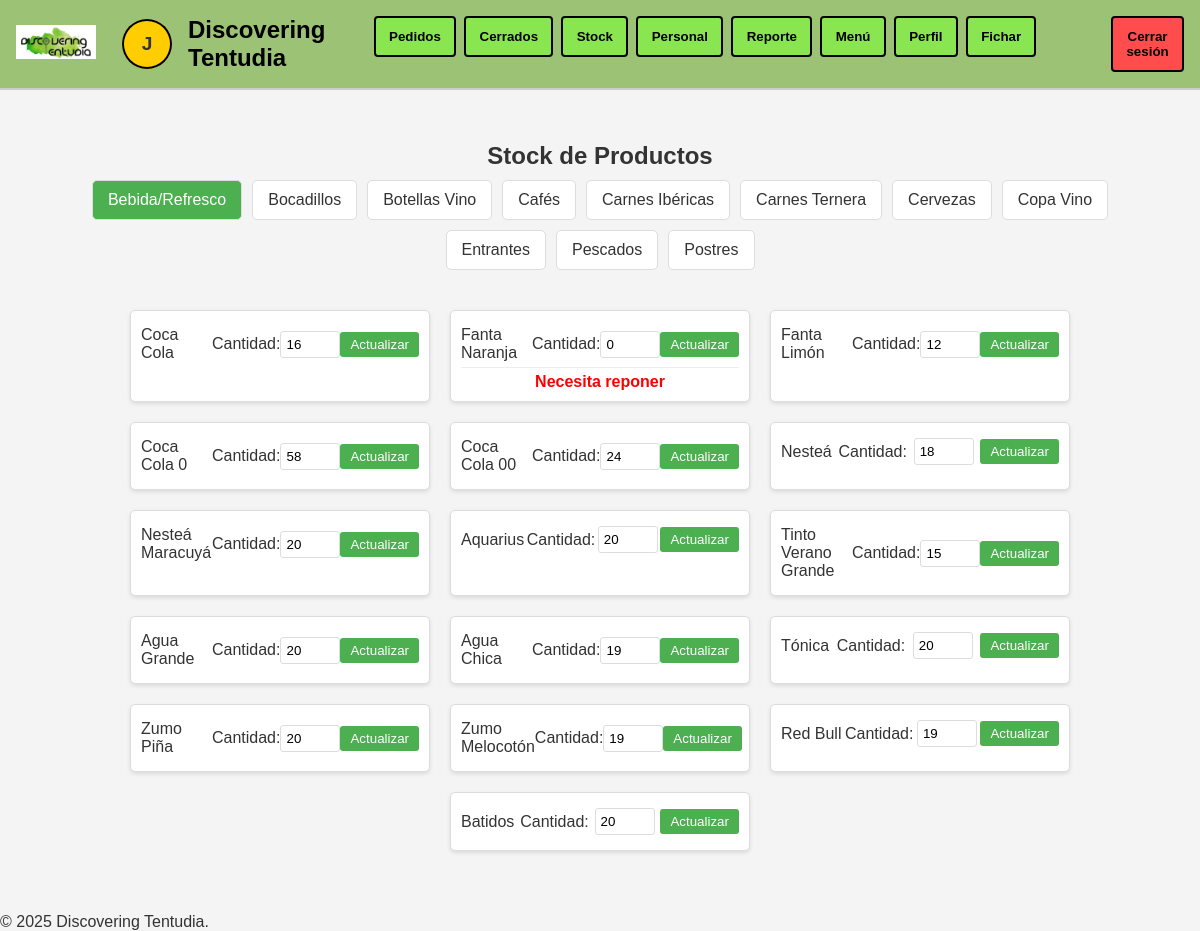
Before: /stock/?categoria=Bebida/Refresco (signed in) with the older database file.
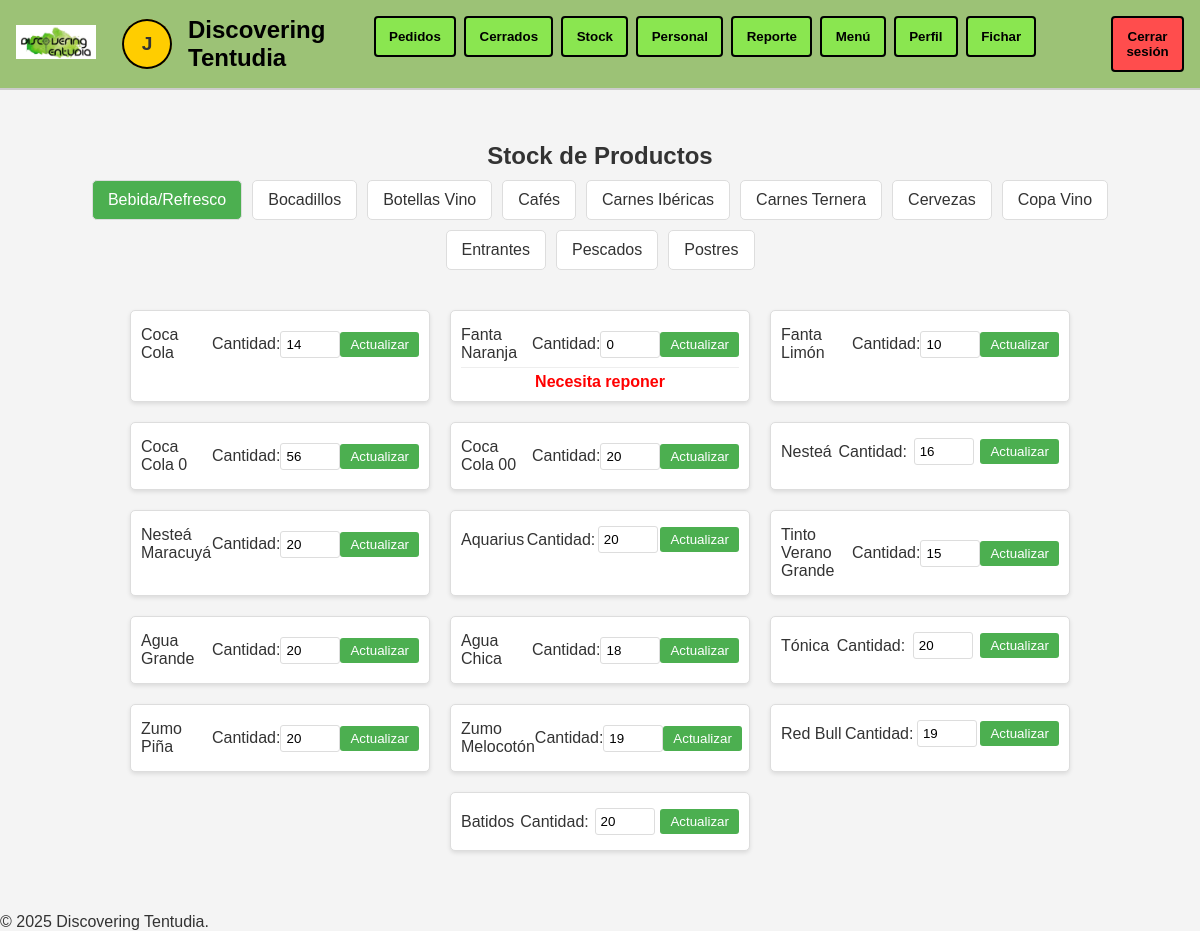
After: the same page with the newer database file.
### tapAppGestion/models.py (models this page shows, shortened)
class Producto(models.Model):
    CATEGORIAS = (
        ('Cervezas', 'Cervezas'),
        ('Bebida/Refresco', 'Bebida/Refresco'),
        ('Copa Vino', 'Copa Vino'),
        ('Botellas Vino', 'Botellas Vino'),
        ('Fuera de Carta', 'Fuera de Carta'),
        ('Pan', 'Pan'),
        ('Tapas o ½ Ración', 'Tapas o ½ Ración'),
        ('Entrantes', 'Entrantes'),
        ('Pescados', 'Pescados'),
        ('Carnes Ibéricas', 'Carnes Ibéricas'),
        ('Carnes Ternera', 'Carnes Ternera'),
        ('Bocadillos', 'Bocadillos'),
        ('Postres', 'Postres'),
        ('Cafés', 'Cafés'),
        ('Bebidas Alcohólicas', 'Bebidas Alcohólicas'),
        ('Desayunos', 'Desayunos'),
        ('Oferta del día', 'Oferta del día'),
    )
    nombre = models.CharField(max_length=100)
    categoria = models.CharField(max_length=50, choices=CATEGORIAS)
    precio = models.DecimalField(max_digits=6, decimal_places=2)
    imagen = models.ImageField(upload_to='productos/', blank=True, null=True)
    cantidad = models.PositiveIntegerField(default=0)  # Campo para la cantidad en el almacén
    es_barril = models.BooleanField(default=False)
    litros_disponibles = models.DecimalField(max_digits=6, decimal_places=2, null=True, blank=True)
    kilos_disponibles = models.DecimalField(max_digits=6, decimal_places=2, null=True, blank=True)

### tapAppGestion/views.py (the view, shortened to what this page needs)
# urls.py: path('stock/', views.stock, name='stock'),  # Nueva URL para la vista stock
@login_required
@user_passes_test(admin_required)
def stock(request):
    categoria_seleccionada = request.GET.get('categoria', None)
    barril_grupo_1 = ["Cerveza Con", "Tubo Con", "Cortada", "Cañón"]
    barril_grupo_2 = ["Cerveza Sin", "Tubo Sin"]
    BOCADILLOS_GRUPO = ["Serranito", "Montado de Lomo"]
    productos = Producto.objects.exclude(categoria__in=['Pan']).order_by('categoria')
    productos_por_categoria = {}
    for producto in productos:
        if producto.categoria not in productos_por_categoria:
            productos_por_categoria[producto.categoria] = []
        productos_por_categoria[producto.categoria].append(producto)
    categorias = list(productos_por_categoria.keys())
    if categoria_seleccionada:
        productos_filtrados = productos_por_categoria.get(categoria_seleccionada, [])
    else:
        productos_filtrados = [p for sublist in productos_por_categoria.values() for p in sublist]
    return render(request, 'stock.html', {
        'productos_por_categoria': productos_por_categoria,
        'categorias': categorias,
        'productos_filtrados': productos_filtrados,
        'categoria_seleccionada': categoria_seleccionada
    })

### tapAppGestion/views.py (called while the page is built)
def admin_required(user):
    return user.is_superuser

### tapAppGestion/templates/stock.html (shortened to what this page needs)
{% extends 'base.html' %}
{% load static %}
{% block content %}
<link rel="stylesheet" type="text/css" href="{% static 'css/stylesStock.css' %}">
<h2>Stock de Productos</h2>
<nav class="navbar">
    <ul class="navbar">
        {% for categoria in categorias %}
        <li class="{% if categoria == categoria_seleccionada %}active{% endif %}">
            <a href="?categoria={{ categoria }}">{{ categoria }}</a>
        </li>
        {% endfor %}
    </ul>
</nav>
<div class="productos">
    {% if productos_filtrados %}
    {% for producto in productos_filtrados %}
    <div class="categoria">
        <form method="post" action="{% url 'stock' %}">
            <div class="producto">
                <span>{{ producto.nombre }}</span>
                {% if producto.es_barril %}
                <label for="litros_{{ producto.id }}">Litros:</label>
                <input type="number" step="0.1" lang="en" inputmode="decimal" name="litros_disponibles"
                    id="litros_{{ producto.id }}" value="{{ producto.litros_disponibles|stringformat:'0.2f' }}" min="0">
                {% elif producto.categoria == "Carnes Ibéricas" or producto.categoria == "Pescados" %}
                <label for="kilos_{{ producto.id }}">Kgs:</label>
                <input type="number" step="0.1" lang="en" inputmode="decimal" name="kilos_disponibles"
                    id="kilos_{{ producto.id }}" value="{{ producto.kilos_disponibles|stringformat:'0.2f' }}" min="0">
                {% elif producto.categoria == "Bocadillos" and producto.nombre == "Serranito" or producto.nombre == "Montado de Lomo" %}
                <label for="kilos_{{ producto.id }}">Kgs:</label>
                <input type="number" step="0.1" lang="en" inputmode="decimal" name="kilos_disponibles"
                    id="kilos_{{ producto.id }}" value="{{ producto.kilos_disponibles|stringformat:'0.2f' }}" min="0">
                {% elif producto.categoria == "Entrantes" and producto.nombre == "Pollo Kentaky" or producto.nombre == "Patatas Braviolis" or producto.nombre == "Jamón" or producto.nombre == "Queso" or producto.nombre == "Caña Lomo" or producto.nombre == "Ensalada Atún" or producto.nombre == "Ensalada Rulo Cabra" %}
                    <label for="kilos_{{ producto.id }}">Kgs:</label>
                    <input type="number" step="0.1" lang="en" inputmode="decimal"
                           name="kilos_disponibles" id="kilos_{{ producto.id }}"
                           value="{{ producto.kilos_disponibles|stringformat:'0.2f' }}" min="0">
                {% elif producto.categoria == "Entrantes" and producto.nombre == "Croquetas Gourmet" or producto.nombre == "Croquetas Caseras" %}
                    <label for="cantidad_{{ producto.id }}">Cantidad:</label>
                    <input type="number" name="cantidad" id="cantidad_{{ producto.id }}"
                           value="{{ producto.cantidad }}" min="0">
                {% elif producto.categoria == "Cafés" and producto.nombre == "Café Leche" or producto.nombre == "Café Solo" or producto.nombre == "Café Cortado" or producto.nombre == "Desca Leche" or producto.nombre ==  "Desca Cortado" or producto.nombre == "Desca Solo" %}
                    <label for="kilos_{{ producto.id }}">Kgs:</label>
                    <input type="number" step="0.01" lang="en" inputmode="decimal" name="kilos_disponibles"
                        id="kilos_{{ producto.id }}" value="{{ producto.kilos_disponibles|stringformat:'0.2f' }}" min="0">
                {% else %}
                <label for="cantidad_{{ producto.id }}">Cantidad:</label>
                <input type="number" name="cantidad" id="cantidad_{{ producto.id }}" value="{{ producto.cantidad }}"
                    min="0">
                {% endif %}
                <button type="submit">Actualizar</button>
            </div>
            {% if producto.es_barril %}
            {% if producto.litros_disponibles <= 5 %} <p class="reponer">Necesita reponer</p>
                {% endif %}
                {% elif producto.categoria == "Entrantes" and producto.nombre == "Croquetas Gourmet" or producto.nombre == "Croquetas Caseras" %}
                {% if producto.cantidad < 10 %} <p class="reponer">Necesita reponer</p>
                {% endif %}
                {% elif producto.categoria == "Cafés" and producto.nombre == "Café Leche" or producto.nombre == "Café Solo" or producto.nombre == "Café Cortado" or producto.nombre == "Desca Leche" or producto.nombre ==  "Desca Cortado" or producto.nombre == "Desca Solo" %}
                    {% if producto.kilos_disponibles <= 0.2 %}
                        <p class="reponer">Necesita reponer</p>
                    {% endif %}
                {% elif producto.categoria == "Carnes Ibéricas" or producto.categoria == "Pescados" or producto.categoria == "Entrantes" %}
                {% if producto.kilos_disponibles <= 5 %} <p class="reponer">Necesita reponer</p>
                    {% endif %}
                    {% else %}
                    {% if producto.cantidad < 10 %} <p class="reponer">Necesita reponer</p>
                        {% endif %}
                        {% endif %}
        </form>
    </div>
    {% endfor %}
    {% else %}
    <p class="no-productos">Seleccione una categoría para ver los productos.</p>
    {% endif %}
</div>
{% endblock %}

### tapAppGestion/templates/base.html (shortened to what this page needs)
{% load static %}
<!DOCTYPE html>
<html lang="es">
<head>
    <link rel="stylesheet" type="text/css" href="{% static 'css/stylesIndex.css' %}">
</head>
<body>
    <header>
        <div class="header-left">
            <a href="{% url 'index' %}">
                <img src="{% static 'images/logo_blanco.jpeg' %}" alt="Logo Discovering Tentudia" class="logo">
            </a>
            <a href="{% url 'profile' %}" style="text-decoration: none;">
                <div class="user-circle">{{ user.first_name|slice:":1" }}</div>
            </a>
            <h1>Discovering Tentudia</h1>
        </div>
        <nav>
            <a href="{% url 'lista_pedidos' %}">
                <button>Pedidos</button>
            </a>
            {% if user.is_superuser %}
            <a href="{% url 'lista_pedidos_cerrados' %}">
                <button>Cerrados</button>
            </a>
            <a href="{% url 'stock' %}">
                <button>Stock</button>
            </a>
            <a href="{% url 'personal' %}">
                <button>Personal</button>
            </a>
            <a href="{% url 'reporte' %}">
                <button>Reporte</button>
            </a>
            {% endif %}
            <a href="{% url 'menu' %}">
                <button>Menú</button>
            </a>
            <a href="{% url 'profile' %}">
                <button>Perfil</button>
            </a>
            <a href="{% url 'control_horarios' %}">
                <button>Fichar</button>
            </a>
            <a href="{% url 'salir' %}">
                <button class="logout-button">Cerrar sesión</button>
            </a>
        </nav>
    </header>
    <main>
        {% block content %}
        {% endblock %}
    </main>
    <footer>
        <p>&copy; 2025 Discovering Tentudia.</p>
    </footer>
</body>
</html>

### tapAppGestion/static/css/stylesIndex.css (style rules this page uses)
* { margin: 0; padding: 0; box-sizing: border-box; }
body { font-family: Arial, sans-serif; background-color: #fff; color: #333; }
header { display: flex; align-items: center; justify-content: space-between; padding: 1em; border-bottom: 2px solid #ccc; }
header h1 { font-weight: bold; font-size: 24px; color: black; }
.header-left { display: flex; align-items: center; gap: 1em; }
.user-circle { width: 50px; height: 50px; border-radius: 50%; background-color: #ffcd00; display: flex; align-items: center; justify-content: center; font-weight: bold; font-size: 1.2rem; color: #333; box-shadow: 0 0 0 2px #000 inset; }
h1 { font-size: 1.2rem; font-weight: normal; }
nav { display: flex; gap: 0.5em; }
nav button { background-color: #8ae650; border: 2px solid #000; color: #000; font-weight: bold; padding: 0.8em 1em; cursor: pointer; border-radius: 4px; }
.logout-button { background-color: #ff4d4d; margin-left: 5em; }
main { position: relative; padding: 2em; display: flex; flex-direction: column; align-items: center; }
.logo { width: 80px; height: auto; margin-right: 10px; }

### tapAppGestion/static/css/stylesStock.css (style rules this page uses)
body { font-family: Arial, sans-serif; background-color: #f4f4f4; margin: 0; padding: 0; }
h2 { text-align: center; color: #333; margin-top: 20px; }
.navbar { display: flex; justify-content: center; flex-wrap: wrap; gap: 10px; padding: 10px; }
.navbar ul { list-style-type: none; padding: 0; display: flex; flex-wrap: wrap; gap: 10px; justify-content: center; }
.navbar li { margin: 0; }
.navbar a { text-decoration: none; color: #333; padding: 10px 15px; border: 1px solid #ddd; border-radius: 5px; background-color: #fff; transition: background-color 0.3s ease; white-space: nowrap; display: inline-block; }
.navbar a:hover, .navbar .active a { background-color: #4CAF50; color: white; }
.productos { display: flex; flex-wrap: wrap; justify-content: center; margin: 20px; }
.categoria { background-color: #fff; border: 1px solid #ddd; border-radius: 5px; margin: 10px; padding: 10px; width: 300px; box-shadow: 0 2px 4px rgba(0, 0, 0, 0.1); }
.producto { display: flex; justify-content: space-between; align-items: center; padding: 5px 0; border-bottom: 1px solid #eee; }
.producto:last-child { border-bottom: none; }
.producto input[type="number"] { width: 60px; padding: 5px; border: 1px solid #ddd; border-radius: 3px; }
.producto button { background-color: #4CAF50; color: white; border: none; padding: 5px 10px; border-radius: 3px; cursor: pointer; }
.reponer { color: red; font-weight: bold; text-align: center; margin-top: 5px; }

### tapAppGestion/templates/base.html (style rules this page uses)
header { background-color: #9cc276; }

Changed rows visible on the page:
changed Producto "Coca Cola": cantidad "16" → "14"
changed Producto "Fanta Limón": cantidad "12" → "10"
changed Producto "Coca Cola 0": cantidad "58" → "56"
changed Producto "Coca Cola 00": cantidad "24" → "20"
changed Producto "Nesteá": cantidad "18" → "16"
changed Producto "Agua Chica": cantidad "19" → "18"
